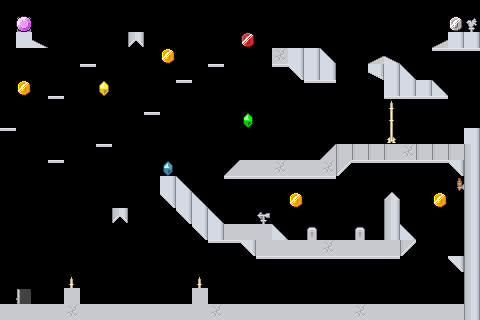

Tiled map render using the project's own tile images. Description and the map definition, with tile-layer contents summarised, below:
An orthogonal 30x20 tile map with 16x16 px tiles, 5 tile layers (Doors, Platforms, LitLights, UnlitLights, ...), 11 tilesets and 9 objects.

<map version="1.10" tiledversion="1.11.0" orientation="orthogonal" renderorder="right-down" width="30" height="20" tilewidth="16" tileheight="16" infinite="0" backgroundcolor="#000000" nextlayerid="10" nextobjectid="3">
 <tileset firstgid="1" source="roguelike-base.tsx" />
 <tileset firstgid="1768" source="roguelike-interior.tsx" />
 <tileset firstgid="2254" source="currency/gem-yellow.tsx" />
 <tileset firstgid="2258" source="currency/purple-gem.tsx" />
 <tileset firstgid="2265" source="currency/round-gem-purple.tsx" />
 <tileset firstgid="2277" source="currency/gem-blue.tsx" />
 <tileset firstgid="2281" source="currency/coin-ruby.tsx" />
 <tileset firstgid="2286" source="currency/coin-silver.tsx" />
 <tileset firstgid="2291" name="coin-gold" tilewidth="16" tileheight="16" tilecount="5" columns="5">
  <image source="currency/coin-gold.png" width="80" height="16" />
  <tile id="0">
   <properties>
    <property name="value" type="int" value="1" />
   </properties>
   <animation>
    <frame tileid="0" duration="100" />
    <frame tileid="1" duration="100" />
    <frame tileid="2" duration="100" />
    <frame tileid="3" duration="100" />
    <frame tileid="4" duration="100" />
   </animation>
  </tile>
 </tileset>
 <tileset firstgid="2296" source="currency/gem-green.tsx" />
 <tileset firstgid="2300" source="currency/coin-gold.tsx" />
 <layer id="9" name="Doors" width="30" height="20">
  <data>[600 cells, 2 non-empty, 2 distinct tile ids]</data>
 </layer>
 <layer id="1" name="Platforms" width="30" height="20">
  <data>[600 cells, 160 non-empty, 19 distinct tile ids]</data>
 </layer>
 <objectgroup id="9" name="Enemies" offsetx="-16" offsety="0">
  <object id="13" template="enemies/archer.tx" x="144" y="16">
   <properties>
    <property name="jump_around" type="bool" value="true" />
    <property name="jump_around_time" type="float" value="4" />
    <property name="jump_around_velocity" type="float" value="500" />
   </properties>
  </object>
  <object id="21" template="enemies/cavalier.tx" x="403" y="287.5">
   <properties>
    <property name="facing_right" type="bool" value="true" />
    <property name="walk_around" type="bool" value="true" />
    <property name="walk_around_time" type="float" value="1" />
    <property name="walk_around_velocity" type="float" value="200" />
   </properties>
  </object>
  <object id="32" template="enemies/crossbow.tx" x="128.5" y="191.5">
   <properties>
    <property name="facing_right" type="bool" value="false" />
    <property name="walk_around" type="bool" value="true" />
    <property name="walk_around_time" type="float" value="1.8" />
    <property name="walk_around_velocity" type="float" value="72" />
   </properties>
  </object>
  <object id="24" template="enemies/horse.tx" x="298" y="143">
   <properties>
    <property name="jump_around" type="bool" value="true" />
    <property name="jump_around_time" type="float" value="10" />
    <property name="jump_around_velocity" type="float" value="1000" />
   </properties>
  </object>
  <object id="25" template="enemies/king.tx" x="254.5" y="207" />
  <object id="26" template="enemies/mage.tx" x="427.5" y="127.5">
   <properties>
    <property name="facing_right" type="bool" value="true" />
    <property name="walk_around" type="bool" value="true" />
    <property name="walk_around_time" type="float" value="4.6" />
    <property name="walk_around_velocity" type="float" value="50" />
   </properties>
  </object>
  <object id="27" template="enemies/prince.tx" x="351" y="223.5" />
  <object id="29" template="enemies/sword.tx" x="307.5" y="31" />
  <object id="30" template="enemies/spear.tx" x="279.5" y="288">
   <properties>
    <property name="facing_right" type="bool" value="false" />
    <property name="walk_around" type="bool" value="true" />
    <property name="walk_around_time" type="float" value="3" />
    <property name="walk_around_velocity" type="float" value="80" />
   </properties>
  </object>
 </objectgroup>
 <layer id="3" name="LitLights" width="30" height="20">
  <data>[600 cells, 6 non-empty, 4 distinct tile ids]</data>
 </layer>
 <layer id="4" name="UnlitLights" width="30" height="20">
  <data>[600 cells, 0 non-empty, 0 distinct tile ids]</data>
 </layer>
 <layer id="2" name="Gold" width="30" height="20">
  <data>[600 cells, 10 non-empty, 8 distinct tile ids]</data>
 </layer>
</map>
